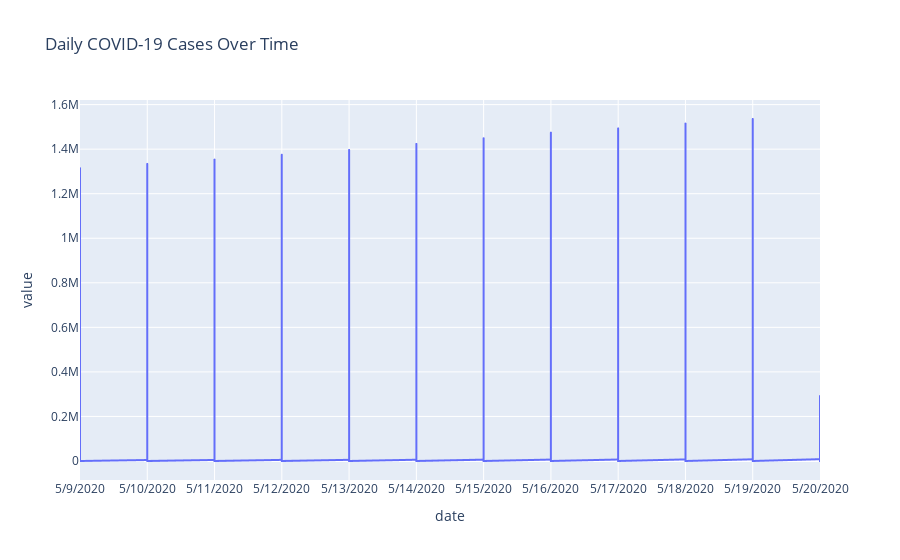

Here is the notebook cell this chart was saved with:
### Code cell
daily_data_melted = covid_data.melt(id_vars='date', value_vars=['cases'])

fig = px.line(daily_data_melted, x='date', y='value', 
              title='Daily COVID-19 Cases Over Time')

fig.show()

### Figure 1 — Plotly figure (JSON) as saved in the notebook; plotly's stock layout.template omitted (floating-point values rounded to 4 significant figures; data arrays with more than 128 entries replaced by an {"elided": "..."} marker saying what was removed)
{"data": [{"hovertemplate": "date=%{x}<br>value=%{y}<extra></extra>", "legendgroup": "", "line": {"color": "#636efa", "dash": "solid"}, "marker": {"symbol": "circle"}, "mode": "lines", "name": "", "showlegend": false, "type": "scattergl", "x": {"elided": "2830 str values"}, "xaxis": "x", "y": {"elided": "2830 int values"}, "yaxis": "y"}], "layout": {"autosize": true, "legend": {"tracegroupgap": 0}, "title": {"text": "Daily COVID-19 Cases Over Time"}, "xaxis": {"anchor": "y", "autorange": true, "domain": [0, 1], "range": [0, 11], "title": {"text": "date"}, "type": "category"}, "yaxis": {"anchor": "x", "autorange": true, "domain": [0, 1], "range": [-85300.0, 1621000.0], "title": {"text": "value"}, "type": "linear"}}}
